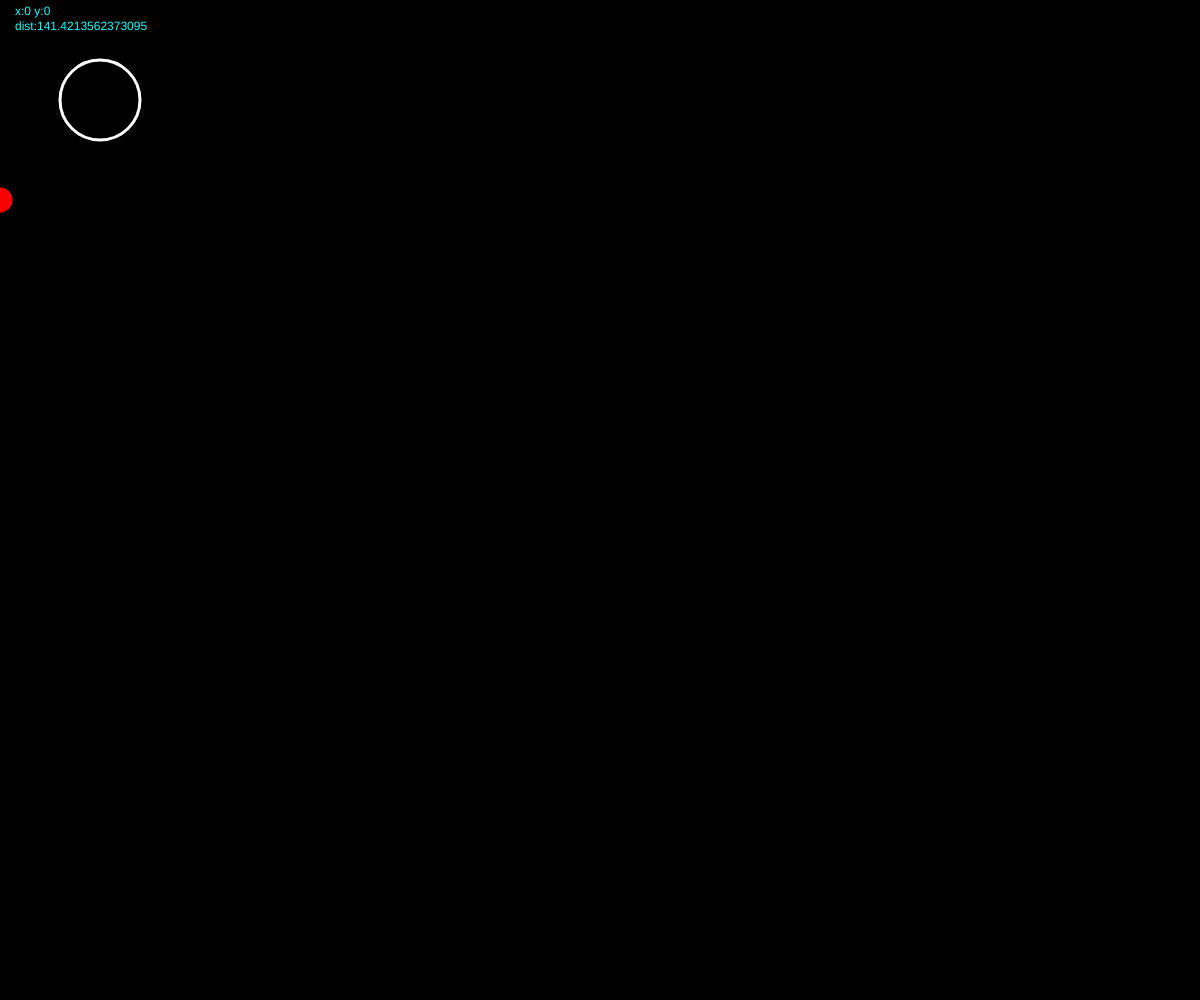
Frame 1 (no input)
Frame 60 (no input): identical to frame 1, image omitted
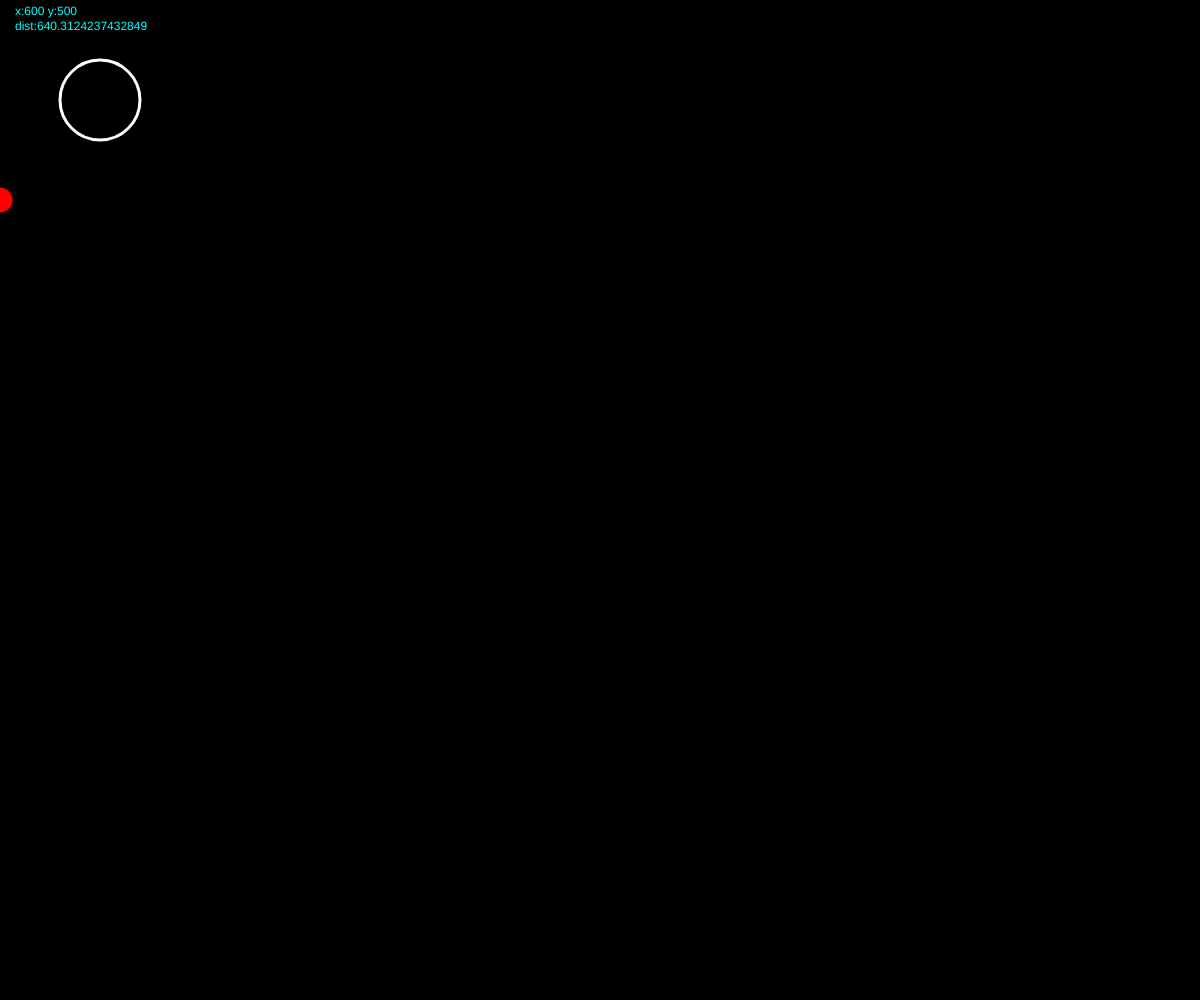
Frame 120 (the mouse pressed at the canvas centre since frame 60)

The p5.js sketch that drew these frames (run headless with seeded random() and noise() and a simulated clock; from frame 60 on, the mouse is pressed at the canvas centre):

// p5.js sketch
// ── sketch.js
let buttonX = 100;
let buttonY = 100;
let buttonD = 80; //diameteer of button
let hovering = false; //boolean that tracks whether mouse is hovering over button

let r = 0;
let g = 0;
let b = 0;

let ballX = 0;
let ballSpeed = 0.5;
let ballDiameter = 30;

function setup() {
  createCanvas(windowWidth, windowHeight);
  background(0)

}

function draw() {

  
  background(r,g,b); 
  strokeWeight(3); //put at top so it applies to everything when reset
  fill(0, 255, 255);
  noStroke();
text("x:"+mouseX+" y:"+mouseY, 15,15);
let distance = dist(mouseX, mouseY, buttonX, buttonY);
text("dist:"+distance, 15,30);

//stroke(mouseY/2, mouseX, 100);
stroke(255);
noFill();



if (distance < buttonD/2) { // if the mouse is inside the button (measure distance from mouse to button center and its less than radius)
fill(50);
hovering = true;
if (mouseIsPressed) {
  strokeWeight(5);
}
  ballX = ballX+ballSpeed;

} 

else {
  hovering = false;

}

circle(buttonX,buttonY,buttonD);

fill("red");
noStroke();

//makes ball switch directions once width boundary is reached
if(ballX>width - (ballDiameter/2) || ballX < ballDiameter/2){
  ballSpeed = - ballSpeed;
}

circle(ballX,200,25)

}

function mousePressed(){ //runs enclosed code ONCE when mouse pressed down
if (hovering == true) {
  r = random (255);
  g = random (255);
  b = random (255);
  ballSpeed = -ballSpeed;
}

}
